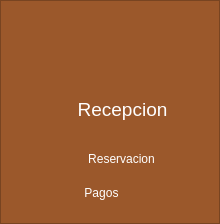
     <widget class="QFrame" name="sidebar">
      <property name="sizePolicy">
       <sizepolicy hsizetype="Fixed" vsizetype="Preferred">
        <horstretch>0</horstretch>
        <verstretch>0</verstretch>
       </sizepolicy>
      </property>
      <property name="minimumSize">
       <size>
        <width>220</width>
        <height>0</height>
       </size>
      </property>
      <property name="maximumSize">
       <size>
        <width>220</width>
        <height>16777215</height>
       </size>
      </property>
      <property name="styleSheet">
       <string notr="true">background-color: rgb(155, 88, 43);</string>
      </property>
      <property name="frameShape">
       <enum>QFrame::Shape::StyledPanel</enum>
      </property>
      <property name="frameShadow">
       <enum>QFrame::Shadow::Raised</enum>
      </property>
      <layout class="QVBoxLayout" name="verticalLayout">
       <item>
        <widget class="QFrame" name="sideBar_2">
         <property name="minimumSize">
          <size>
           <width>200</width>
           <height>200</height>
          </size>
         </property>
         <property name="styleSheet">
          <string notr="true">border: none;
background-color: rgba(155, 88, 43, 1.0);</string>
         </property>
         <property name="frameShape">
          <enum>QFrame::Shape::StyledPanel</enum>
         </property>
         <property name="frameShadow">
          <enum>QFrame::Shadow::Raised</enum>
         </property>
         <widget class="QPushButton" name="btnRecepcion">
          <property name="geometry">
           <rect>
            <x>60</x>
            <y>80</y>
            <width>101</width>
            <height>34</height>
           </rect>
          </property>
          <property name="font">
           <font>
            <pointsize>14</pointsize>
           </font>
          </property>
          <property name="cursor">
           <cursorShape>PointingHandCursor</cursorShape>
          </property>
          <property name="styleSheet">
           <string notr="true">border: none;
background-color: rgb(155, 88, 43);
color: rgb(255, 255, 255);
</string>
          </property>
          <property name="text">
           <string>Recepcion</string>
          </property>
         </widget>
         <widget class="QPushButton" name="btnAlmacen">
          <property name="geometry">
           <rect>
            <x>50</x>
            <y>263</y>
            <width>92</width>
            <height>34</height>
           </rect>
          </property>
          <property name="minimumSize">
           <size>
            <width>92</width>
            <height>0</height>
           </size>
          </property>
          <property name="font">
           <font>
            <pointsize>14</pointsize>
           </font>
          </property>
          <property name="cursor">
           <cursorShape>PointingHandCursor</cursorShape>
          </property>
          <property name="styleSheet">
           <string notr="true">border: none;
background-color: rgb(155, 88, 43);
color: rgb(255, 255, 255);
</string>
          </property>
          <property name="text">
           <string>Almacen</string>
          </property>
         </widget>
         <widget class="QWidget" name="subMenuRecepcion" native="true">
          <property name="geometry">
           <rect>
            <x>9</x>
            <y>120</y>
            <width>191</width>
            <height>131</height>
           </rect>
          </property>
          <property name="styleSheet">
           <string notr="true">background-color: rgb(155, 88, 43);</string>
          </property>
          <widget class="QPushButton" name="reservacion">
           <property name="geometry">
            <rect>
             <x>60</x>
             <y>10</y>
             <width>81</width>
             <height>34</height>
            </rect>
           </property>
           <property name="cursor">
            <cursorShape>PointingHandCursor</cursorShape>
           </property>
           <property name="styleSheet">
            <string notr="true">border: none;
background-color: rgb(155, 88, 43);
color: rgb(255, 255, 255);
</string>
           </property>
           <property name="text">
            <string>Reservacion</string>
           </property>
          </widget>
          <widget class="QPushButton" name="pagos">
           <property name="geometry">
            <rect>
             <x>60</x>
             <y>50</y>
             <width>41</width>
             <height>21</height>
            </rect>
           </property>
           <property name="cursor">
            <cursorShape>PointingHandCursor</cursorShape>
           </property>
           <property name="styleSheet">
            <string notr="true">border: none;
background-color: rgb(155, 88, 43);
color: rgb(255, 255, 255);
</string>
           </property>
           <property name="text">
            <string>Pagos</string>
           </property>
          </widget>
          <widget class="QLabel" name="label_35">
           <property name="geometry">
            <rect>
             <x>10</x>
             <y>50</y>
             <width>31</width>
             <height>31</height>
            </rect>
           </property>
           <property name="text">
            <string/>
           </property>
           <property name="pixmap">
            <pixmap>../Imagenes/Icons/payments_45dp_FFFFFF_FILL0_wght400_GRAD0_opsz48.png</pixmap>
           </property>
           <property name="scaledContents">
            <bool>true</bool>
           </property>
          </widget>
          <widget class="QLabel" name="label_36">
           <property name="geometry">
            <rect>
             <x>10</x>
             <y>10</y>
             <width>31</width>
             <height>31</height>
            </rect>
           </property>
           <property name="text">
            <string/>
           </property>
           <property name="pixmap">
            <pixmap>../Imagenes/Icons/book_45dp_FFFFFF_FILL0_wght400_GRAD0_opsz48.png</pixmap>
           </property>
           <property name="scaledContents">
            <bool>true</bool>
           </property>
          </widget>
          <widget class="QPushButton" name="reSalon">
           <property name="geometry">
            <rect>
             <x>60</x>
             <y>90</y>
             <width>51</width>
             <height>21</height>
            </rect>
           </property>
           <property name="cursor">
            <cursorShape>PointingHandCursor</cursorShape>
           </property>
           <property name="styleSheet">
            <string notr="true">border: none;
background-color: rgb(155, 88, 43);
color: rgb(255, 255, 255);
</string>
           </property>
           <property name="text">
            <string>Salones</string>
           </property>
          </widget>
          <widget class="QLabel" name="label_60">
           <property name="geometry">
            <rect>
             <x>10</x>
             <y>90</y>
             <width>31</width>
             <height>31</height>
            </rect>
           </property>
           <property name="text">
            <string/>
           </property>
           <property name="pixmap">
            <pixmap>../Imagenes/Icons/room_service_45dp_FFFFFF_FILL0_wght400_GRAD0_opsz48.png</pixmap>
           </property>
           <property name="scaledContents">
            <bool>true</bool>
           </property>
          </widget>
         </widget>
         <widget class="QPushButton" name="btnAdministracion">
          <property name="geometry">
           <rect>
            <x>50</x>
            <y>380</y>
            <width>131</width>
            <height>21</height>
           </rect>
          </property>
          <property name="font">
           <font>
            <pointsize>14</pointsize>
           </font>
          </property>
          <property name="cursor">
           <cursorShape>PointingHandCursor</cursorShape>
          </property>
          <property name="styleSheet">
           <string notr="true">border: none;
background-color: rgb(155, 88, 43);
color: rgb(255, 255, 255);

</string>
          </property>
          <property name="text">
           <string>Administrador</string>
          </property>
         </widget>
         <widget class="QWidget" name="subMenuAlmacen" native="true">
          <property name="geometry">
           <rect>
            <x>9</x>
            <y>303</y>
            <width>191</width>
            <height>41</height>
           </rect>
          </property>
          <property name="styleSheet">
           <string notr="true">background-color: rgb(155, 88, 43);</string>
          </property>
          <widget class="QPushButton" name="mobiliario">
           <property name="geometry">
            <rect>
             <x>60</x>
             <y>10</y>
             <width>71</width>
             <height>34</height>
            </rect>
           </property>
           <property name="cursor">
            <cursorShape>PointingHandCursor</cursorShape>
           </property>
           <property name="styleSheet">
            <string notr="true">border: none;
background-color: rgb(155, 88, 43);
color: rgb(255, 255, 255);
</string>
           </property>
           <property name="text">
            <string>Inventario</string>
           </property>
          </widget>
          <widget class="QLabel" name="label_37">
           <property name="geometry">
            <rect>
             <x>10</x>
             <y>10</y>
             <width>31</width>
             <height>31</height>
            </rect>
           </property>
           <property name="text">
            <string/>
           </property>
           <property name="pixmap">
            <pixmap>../Imagenes/Icons/package_2_45dp_FFFFFF_FILL0_wght400_GRAD0_opsz48.png</pixmap>
           </property>
           <property name="scaledContents">
            <bool>true</bool>
           </property>
          </widget>
         </widget>
         <widget class="QWidget" name="subMenuAdministracion" native="true">
          <property name="geometry">
           <rect>
            <x>10</x>
            <y>420</y>
            <width>191</width>
            <height>231</height>
           </rect>
          </property>
          <property name="styleSheet">
           <string notr="true">background-color: rgba(155, 88, 43, 1.0)</string>
          </property>
          <widget class="QPushButton" name="servicios">
           <property name="geometry">
            <rect>
             <x>60</x>
             <y>20</y>
             <width>61</width>
             <height>34</height>
            </rect>
           </property>
           <property name="cursor">
            <cursorShape>PointingHandCursor</cursorShape>
           </property>
           <property name="layoutDirection">
            <enum>Qt::LayoutDirection::RightToLeft</enum>
           </property>
           <property name="styleSheet">
            <string notr="true">border: none;
background-color: rgb(155, 88, 43);
color: rgb(255, 255, 255);

</string>
           </property>
           <property name="text">
            <string>Servicios</string>
           </property>
          </widget>
          <widget class="QPushButton" name="equipamiento">
           <property name="geometry">
            <rect>
             <x>60</x>
             <y>60</y>
             <width>91</width>
             <height>34</height>
            </rect>
           </property>
           <property name="cursor">
            <cursorShape>PointingHandCursor</cursorShape>
           </property>
           <property name="layoutDirection">
            <enum>Qt::LayoutDirection::RightToLeft</enum>
           </property>
           <property name="styleSheet">
            <string notr="true">border: none;
background-color: rgb(155, 88, 43);
color: rgb(255, 255, 255);
</string>
           </property>
           <property name="text">
            <string>Equipamiento</string>
           </property>
          </widget>
          <widget class="QPushButton" name="salon">
           <property name="geometry">
            <rect>
             <x>60</x>
             <y>100</y>
             <width>41</width>
             <height>34</height>
            </rect>
           </property>
           <property name="cursor">
            <cursorShape>PointingHandCursor</cursorShape>
           </property>
           <property name="layoutDirection">
            <enum>Qt::LayoutDirection::RightToLeft</enum>
           </property>
           <property name="styleSheet">
            <string notr="true">border: none;
background-color: rgb(155, 88, 43);
color: rgb(255, 255, 255);
</string>
           </property>
           <property name="text">
            <string>Salon</string>
           </property>
          </widget>
          <widget class="QPushButton" name="mobiliario_2">
           <property name="geometry">
            <rect>
             <x>60</x>
             <y>140</y>
             <width>71</width>
             <height>34</height>
            </rect>
           </property>
           <property name="cursor">
            <cursorShape>PointingHandCursor</cursorShape>
           </property>
           <property name="layoutDirection">
            <enum>Qt::LayoutDirection::RightToLeft</enum>
           </property>
           <property name="styleSheet">
            <string notr="true">border: none;
background-color: rgb(155, 88, 43);
color: rgb(255, 255, 255);
</string>
           </property>
           <property name="text">
            <string>Mobiliario</string>
           </property>
          </widget>
          <widget class="QPushButton" name="subTrabajador">
           <property name="geometry">
            <rect>
             <x>60</x>
             <y>180</y>
             <width>81</width>
             <height>34</height>
            </rect>
           </property>
           <property name="cursor">
            <cursorShape>PointingHandCursor</cursorShape>
           </property>
           <property name="layoutDirection">
            <enum>Qt::LayoutDirection::RightToLeft</enum>
           </property>
           <property name="styleSheet">
            <string notr="true">border: none;
background-color: rgb(155, 88, 43);
color: rgb(255, 255, 255);
</string>
           </property>
           <property name="text">
            <string>Trabajadores</string>
           </property>
          </widget>
          <widget class="QLabel" name="label_38">
           <property name="geometry">
            <rect>
             <x>10</x>
             <y>20</y>
             <width>31</width>
             <height>31</height>
            </rect>
           </property>
           <property name="text">
            <string/>
           </property>
           <property name="pixmap">
            <pixmap>../Imagenes/Icons/add_notes_45dp_FFFFFF_FILL0_wght400_GRAD0_opsz48.png</pixmap>
           </property>
           <property name="scaledContents">
            <bool>true</bool>
           </property>
          </widget>
          <widget class="QLabel" name="label_39">
           <property name="geometry">
            <rect>
             <x>10</x>
             <y>60</y>
             <width>31</width>
             <height>31</height>
            </rect>
           </property>
           <property name="text">
            <string/>
           </property>
           <property name="pixmap">
            <pixmap>../Imagenes/Icons/laptop_chromebook_45dp_FFFFFF_FILL0_wght400_GRAD0_opsz48.png</pixmap>
           </property>
           <property name="scaledContents">
            <bool>true</bool>
           </property>
          </widget>
          <widget class="QLabel" name="label_40">
           <property name="geometry">
            <rect>
             <x>10</x>
             <y>100</y>
             <width>31</width>
             <height>31</height>
            </rect>
           </property>
           <property name="text">
            <string/>
           </property>
           <property name="pixmap">
            <pixmap>../Imagenes/Icons/sensor_door_45dp_FFFFFF_FILL0_wght400_GRAD0_opsz48.png</pixmap>
           </property>
           <property name="scaledContents">
            <bool>true</bool>
           </property>
          </widget>
          <widget class="QLabel" name="label_41">
           <property name="geometry">
            <rect>
             <x>10</x>
             <y>140</y>
             <width>31</width>
             <height>31</height>
            </rect>
           </property>
           <property name="text">
            <string/>
           </property>
           <property name="pixmap">
            <pixmap>../Imagenes/Icons/chair_45dp_FFFFFF_FILL0_wght400_GRAD0_opsz48.png</pixmap>
           </property>
           <property name="scaledContents">
            <bool>true</bool>
           </property>
          </widget>
          <widget class="QLabel" name="label_42">
           <property name="geometry">
            <rect>
             <x>10</x>
             <y>180</y>
             <width>31</width>
             <height>31</height>
            </rect>
           </property>
           <property name="text">
            <string/>
           </property>
           <property name="pixmap">
            <pixmap>../Imagenes/Icons/person_edit_45dp_FFFFFF_FILL0_wght400_GRAD0_opsz48.png</pixmap>
           </property>
           <property name="scaledContents">
            <bool>true</bool>
           </property>
          </widget>
         </widget>
         <widget class="QLabel" name="label_12">
          <property name="geometry">
           <rect>
            <x>0</x>
            <y>370</y>
            <width>41</width>
            <height>41</height>
           </rect>
          </property>
          <property name="text">
           <string/>
          </property>
          <property name="pixmap">
           <pixmap>../Imagenes/Icons/admin_panel_settings_45dp_FFFFFF_FILL0_wght400_GRAD0_opsz48.png</pixmap>
          </property>
          <property name="scaledContents">
           <bool>true</bool>
          </property>
         </widget>
         <widget class="QLabel" name="label_43">
          <property name="geometry">
           <rect>
            <x>10</x>
            <y>263</y>
            <width>31</width>
            <height>31</height>
           </rect>
          </property>
          <property name="text">
           <string/>
          </property>
          <property name="pixmap">
           <pixmap>../Imagenes/Icons/inventory_2_45dp_FFFFFF_FILL0_wght400_GRAD0_opsz48.png</pixmap>
          </property>
          <property name="scaledContents">
           <bool>true</bool>
          </property>
         </widget>
         <widget class="QLabel" name="label_44">
          <property name="geometry">
           <rect>
            <x>10</x>
            <y>80</y>
            <width>31</width>
            <height>31</height>
           </rect>
          </property>
          <property name="text">
           <string/>
          </property>
          <property name="pixmap">
           <pixmap>../Imagenes/Icons/event_note_45dp_FFFFFF_FILL0_wght400_GRAD0_opsz48.png</pixmap>
          </property>
          <property name="scaledContents">
           <bool>true</bool>
          </property>
         </widget>
         <widget class="QLabel" name="linkLogin">
          <property name="geometry">
           <rect>
            <x>50</x>
            <y>710</y>
            <width>141</width>
            <height>41</height>
           </rect>
          </property>
          <property name="font">
           <font>
            <family>Adwaita Sans</family>
            <pointsize>16</pointsize>
           </font>
          </property>
          <property name="cursor">
           <cursorShape>PointingHandCursor</cursorShape>
          </property>
          <property name="styleSheet">
           <string notr="true">color: #000000;</string>
          </property>
          <property name="text">
           <string>&lt;html&gt;&lt;head/&gt;&lt;body&gt;&lt;p&gt;&lt;a href=&quot;cerrar&quot;&gt;&lt;span style=&quot; font-weight:400; color:#ffffff;&quot;&gt;Cerrar sesion&lt;/span&gt;&lt;/a&gt;&lt;/p&gt;&lt;/body&gt;&lt;/html&gt;</string>
          </property>
         </widget>
         <widget class="QLabel" name="label_19">
          <property name="geometry">
           <rect>
            <x>0</x>
            <y>710</y>
            <width>41</width>
            <height>41</height>
           </rect>
          </property>
          <property name="text">
           <string/>
          </property>
          <property name="pixmap">
           <pixmap>../Imagenes/Icons/exit_to_app_45dp_FFFFFF_FILL0_wght400_GRAD0_opsz48.png</pixmap>
          </property>
          <property name="scaledContents">
           <bool>true</bool>
          </property>
         </widget>
        </widget>
       </item>
      </layout>
     </widget>
